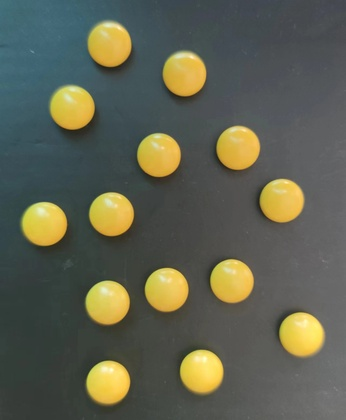
%> input picture 005-ImageCount/img.jpg, 346 x 420 px, shrunk from 1279 x 1553 before the run
$ octave main.m   (GNU Octave 9; MATLAB toolbox functions it lacks are replaced by stand-ins)
%> lines starting %> are read from the running program, lines starting %| are printed output that depends on the picture
%> the answer given: ../005-ImageCount/img.jpg
%> further down, img is the input picture: size 420x346x3 uint8; mean R, G, B 94.6, 96.9, 80.3
### HistogramEqualization/histogramEqualization.m
%% 对图像执行直方图均衡化，支持灰度和彩色图像
function outputImages = histogramEqualization(image, levels)
%> called with levels = 256
% 输入:
%   image    - 输入图像，灰度(uint8)或彩色(uint8 RGB)，通常由 imread 读入
%   levels   - 目标灰度级数，可以为标量或向量
%              例如: 256, 或 [32, 64, 128, 256, 512]
% 输出:
%   outputImages - 均衡化后的图像。若 levels 为标量，返回一张图像
%                  若 levels 为向量，返回 cell 数组，每个 cell 对应一个 level 的均衡结果
%                  当 levels <= 256 时输出为 uint8 类型
%                  当 levels > 256 时输出为 uint16 类型（以支持更多灰度级）
% 参数检查与尺寸获取
[height, width, channels] = size(image);
%> height = 420; width = 346; channels = 3
if ~isa(image, 'uint8')
    error('输入图像必须为 uint8 类型，通常由 imread 直接获得。');
end
% 如果需要处理多个 levels，递归/循环处理每个 level，结果存入 cell
if numel(levels) > 1
    outputImages = cell(1, numel(levels));
    for idx = 1:numel(levels)
        outputImages{idx} = histogramEqualization(image, levels(idx)); % 递归调用自身
    end
    return;  % 递归调用结束后返回
end
% 单个 levels 的处理
numBins = 256; % 输入图像始终有 256 个可能的灰度值 (uint8)
% 分通道处理
if channels == 1
    outputImages = equalizeChannel(image, levels, numBins, height, width);
elseif channels == 3
    R = image(:,:,1);
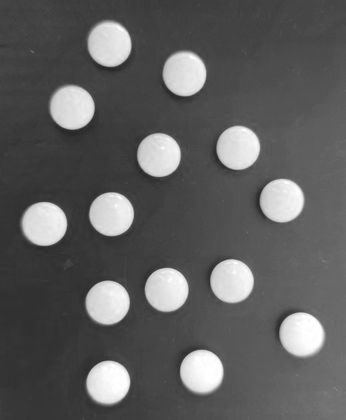
%> R: size 420x346 uint8; min 38, max 255, mean 94.6
    G = image(:,:,2);
    B = image(:,:,3);
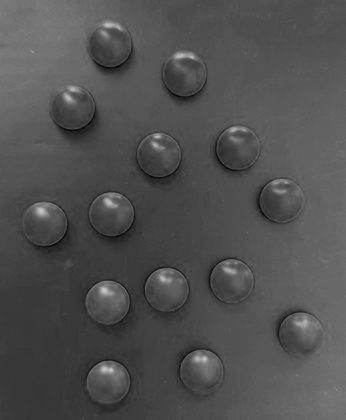
%> B: size 420x346 uint8; min 0, max 199, mean 80.3
    R_eq = equalizeChannel(R, levels, numBins, height, width);
    G_eq = equalizeChannel(G, levels, numBins, height, width);
    B_eq = equalizeChannel(B, levels, numBins, height, width);
    outputImages = cat(3, R_eq, G_eq, B_eq);
else
    error('不支持的图像通道数：%d', channels);
end
end
%% 单通道均衡处理
function eqChannel = equalizeChannel(channel, levels, numBins, height, width)
%> called with levels = 256, numBins = 256, height = 420, width = 346
    % 计算直方图 (每个灰度级的像素个数)
    pixelCounts = zeros(1, numBins);
    for i = 1:height
        for j = 1:width
            val = channel(i,j);
            pixelCounts(val + 1) = pixelCounts(val + 1) + 1;  % uint8 值 +1 转为 MATLAB 索引
        end
    end
%> after the loop, pixelCounts = 256 values, max 4491 at index 66, min 0 at index 1, mean 567.7
    % 计算概率
    totalPixels = height * width;
%> totalPixels = 145320
    probabilities = pixelCounts / totalPixels;
%> probabilities = 256 values, max 0.0309 at index 66, min 0 at index 1, mean 0.00391
    % 累积分布函数 (CDF)
    cdf = cumsum(probabilities);
%> cdf = 256 values from 0 to 1
    % 映射表：将原始灰度值映射到 [0, levels-1]，并四舍五入
    map = (levels - 1) * cdf;
%> map = 256 values from 0 to 255
    map = round(map);  % 等价于 +0.5 后取整，但更清晰
    % 生成均衡化通道
    eqChannel = zeros(height, width, 'like', channel); % 保持相同数据类型，稍后转换
%> eqChannel: size 420x346 uint8; every value is 0
    if levels <= 256
        % 输出 uint8：映射值在 0~255 内，直接转换
        for i = 1:height
            for j = 1:width
                eqChannel(i,j) = uint8(map(channel(i,j) + 1));
            end
        end
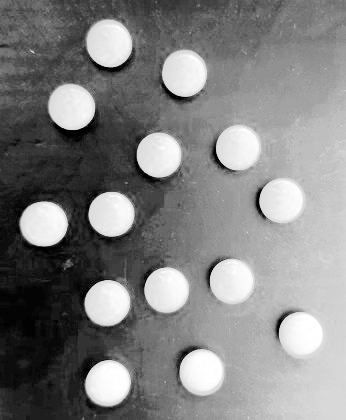
%> eqChannel: size 420x346 uint8; min 0, max 255, mean 129.4
    else
        % 输出 uint16：映射值可能达 levels-1 (如 511)
        eqChannel = zeros(height, width, 'uint16');
        for i = 1:height
            for j = 1:width
                eqChannel(i,j) = uint16(map(channel(i,j) + 1));
            end
        end
    end
end

### HistogramEqualization/main.m
%% 对图像执行直方图均衡化，支持灰度和彩色图像
clc;clear;close all;
%% 导入待去雾图像
[fileName, pathName] = uigetfile({'*.jpg;*.png'}, 'Select image');
img = imread([pathName, fileName]);
%% 调用 histogramEqualization 函数处理
img_eq = histogramEqualization(img, 256);
%> call 2 of equalizeChannel, with levels = 256, numBins = 256, height = 420, width = 346
%> after the loop in equalizeChannel (call 2), `for i = 1:height`: pixelCounts = 256 values, max 4064 at index 74, min 0 at index 1, mean 567.7
%> in equalizeChannel (call 2), `probabilities = pixelCounts / totalPixels;`: probabilities = 256 values, max 0.028 at index 74, min 0 at index 1, mean 0.00391
%> after the loop in equalizeChannel (call 2), `for i = 1:height`:
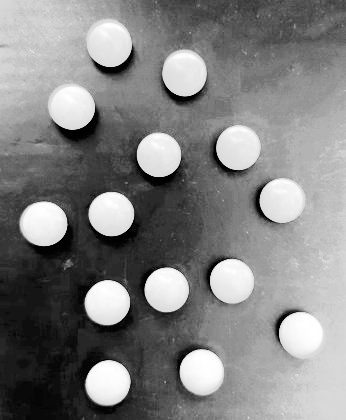
%> eqChannel: size 420x346 uint8; min 0, max 255, mean 129.5
%> call 3 of equalizeChannel, with levels = 256, numBins = 256, height = 420, width = 346
%> after the loop in equalizeChannel (call 3), `for i = 1:height`: pixelCounts = 256 values, max 4107 at index 58, min 0 at index 4, mean 567.7
%> in equalizeChannel (call 3), `probabilities = pixelCounts / totalPixels;`: probabilities = 256 values, max 0.0283 at index 58, min 0 at index 4, mean 0.00391
%> in equalizeChannel (call 3), `cdf = cumsum(probabilities);`: cdf = 256 values from 1.38e-05 to 1
%> in equalizeChannel (call 3), `map = (levels - 1) * cdf;`: map = 256 values from 0.00351 to 255
%> in equalizeChannel (call 3), `map = round(map);`: map = 256 values from 0 to 255
%> after the loop in equalizeChannel (call 3), `for i = 1:height`:
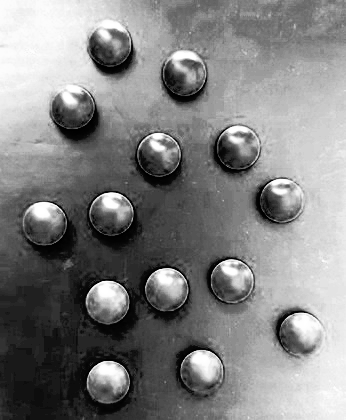
%> eqChannel: size 420x346 uint8; min 0, max 255, mean 129.5; mean of the top-left, top-right, bottom-left and bottom-right quarters 156.1, 148.8, 55.2, 158
%> in histogramEqualization, `outputImages = cat(3, R_eq, G_eq, B_eq);`:
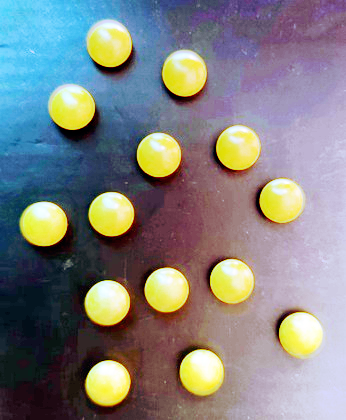
%> outputImages: size 420x346x3 uint8; mean R, G, B 129.4, 129.5, 129.5
%% 绘图
figure;
subplot(2,2,1);imshow(img);title('原图');
subplot(2,2,3);imhist(img);title('原图直方图');
subplot(2,2,2);imshow(img_eq);title('结果');
subplot(2,2,4);imhist(img_eq);title('结果直方图');
%> after `title('结果直方图')`:
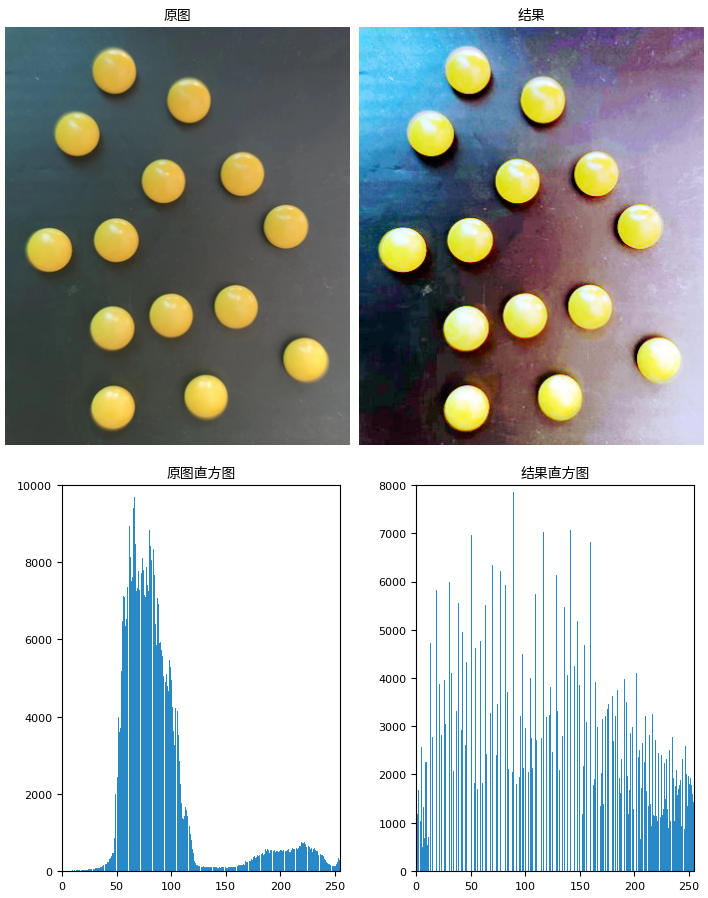
%> figure redrawn from the program's plot data, 4 panels
